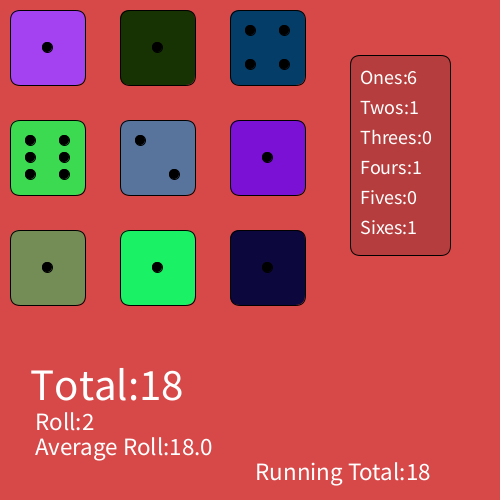
Frame 1 (no input)
Frame 60 (the mouse pressed at the canvas centre just before this capture): identical to frame 1, image omitted
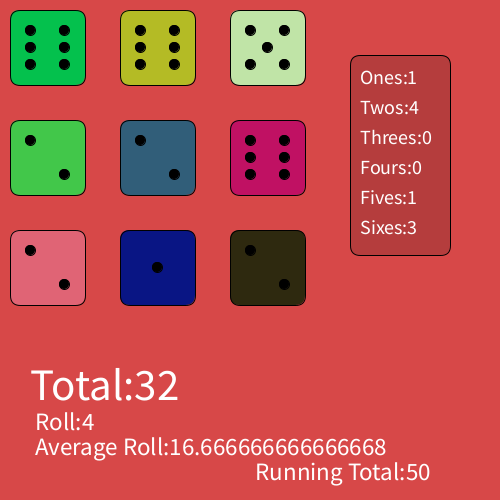
Frame 120 (the mouse held since frame 60 and released just before this capture)

The Processing sketch that drew these frames (run headless with seeded random() and noise(); from frame 60 on, the mouse is pressed at the canvas centre):

// Processing sketch: giannaDice
// ── giannaDice.pde
Die die, die1, die2, die3, die4, die5, die6, die7, die8;
int count1= 0;
int count2= 0;
int count3= 0;
int count4= 0;
int count5= 0;
int count6= 0;
int roll= 1;
int startTime;
Die [] dice;
int total = 0;
int runtotal = 0;
double avg = total;



void setup()
{
  size(500,500);
  //noLoop();
  dice = new Die [9];

}
void draw()
{
   
  //  int time = millis() - startTime;
  // if(millis() -){
  // startTime = millis();
  // //if (endX == 354 && endY == 400)
  // //    background(55);
  // //    rect(0,0,200,200);
  // reset();
  //}
  if (millis()-startTime>0){
    startTime+=3000;
  background(215,72,72);
  fill(0,0,0,40);
  rect(350,55,100,200, 10, 10, 10, 10);
  total=0;
  count1=0;
  count2=0;
  count3=0;
  count4=0;
  count5=0;
  count6=0;
  avg = 0;

  for(int i = 0;i<3;i++){
    for(int j= 0;j<3;j++){
      dice[i*3+j]  = new Die(110*i+10,110*j+10);
    }
  }
  for(Die x : dice)
  {
    x.show();
  }
  roll++;
   fill(255);
   textSize(45);
   text("Total:" + total, 30, 400);   
   textSize(25);
   text("Roll:" + roll, 35, 430);
   text("Average Roll:" + avg, 35, 455);
   textSize(20);
   text("Ones:" + count1, 360, 84);   
   text("Twos:" + count2, 360, 114);   
   text("Threes:" + count3, 360, 144);   
   text("Fours:" + count4, 360, 174);   
   text("Fives:" + count5, 360, 204);  
   text("Sixes:" + count6, 360, 234);  
   textSize(25);
   text("Running Total:" + runtotal, 255, 480);  

   
 
  }
}
//void reset(){
//}
void mousePressed()
{
  redraw();
   roll ++;

}
class Die //models one single dice cube
{
  private int x;
  private int y;
  private int rand;

  Die(int x, int y) //constructor
  {
  this.x=x;
  this.y=y;
  rand = (int)(Math.random()*6)+1;
  total += rand; 
 
  }
  void roll()
  {
  }
  void show()
  {
   runtotal+=rand;
   avg = (double)runtotal/roll;

   fill(random(0,255)%250, random(0,255)%250, random(0,255)%250);

     rect(x,y,75,75, 10, 10, 10, 10);
   
      if(rand==1){
        count1++;
        fill(0);
        ellipse(x+37, y+37, 10,10);
      }
       if(rand==2){    
        count2++;
        fill(0);
        ellipse(x+54, y+54, 10,10);
        ellipse(x+20, y+20, 10,10);
       }
       if(rand==3){
        count3++;
        fill(0);
        ellipse(x+37, y+37, 10,10);
        ellipse(x+20, y+20, 10,10);
        ellipse(x+54, y+54, 10,10);
       }
       if(rand==4){
        count4++;
        fill(0);
        ellipse(x+20, y+20, 10,10);
        ellipse(x+20, y+54, 10,10);
        ellipse(x+54, y+20, 10,10);
        ellipse(x+54, y+54, 10,10);
       }
       if(rand==5){
         count5++;
        fill(0);
        ellipse(x+20, y+20, 10,10);
        ellipse(x+20, y+54, 10,10);
        ellipse(x+54, y+20, 10,10);
        ellipse(x+54, y+54, 10,10);
        ellipse(x+37, y+37, 10,10);
       }
       if(rand==6){
         count6++;
        fill(0);
        ellipse(x+20, y+20, 10,10);
        ellipse(x+20, y+54, 10,10);
        ellipse(x+54, y+20, 10,10);
        ellipse(x+54, y+54, 10,10);
        ellipse(x+54, y+37, 10,10);
        ellipse(x+20, y+37, 10,10);
       }
  }
}
